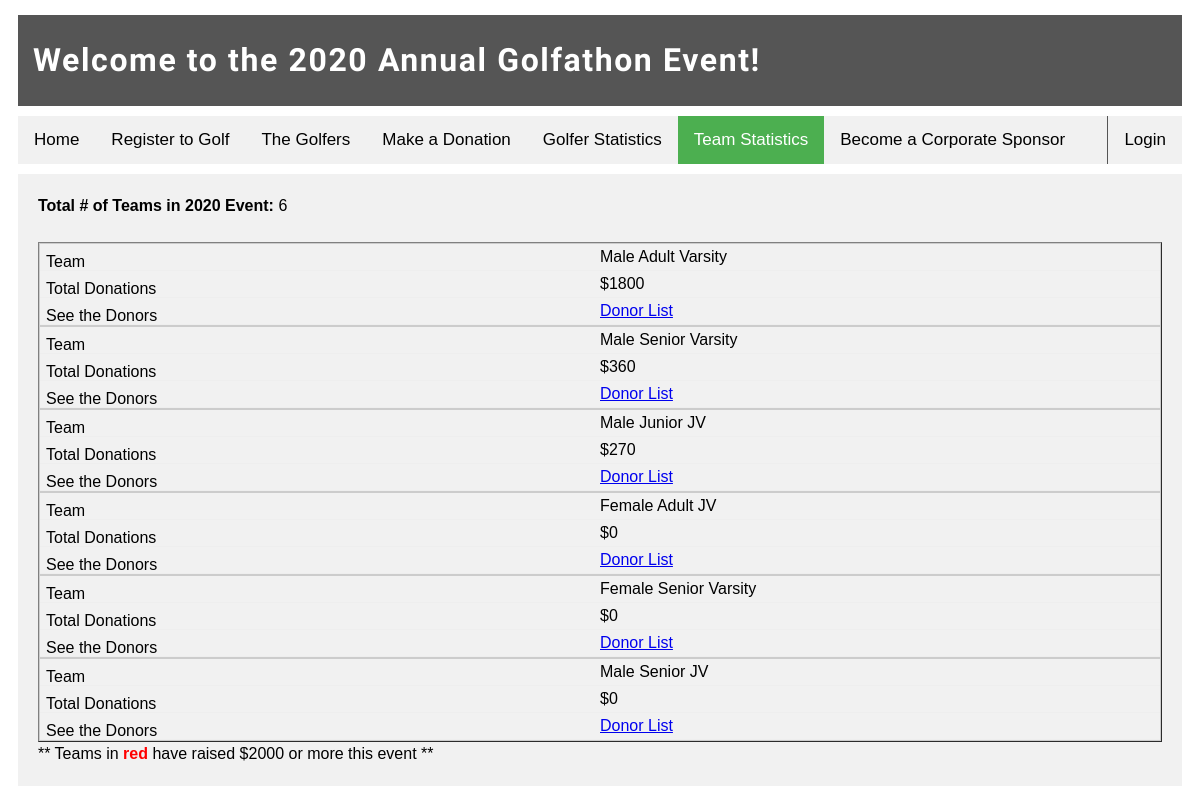
Page /root/default_site/Team_Statistics/team_statistics.php on the committed database.
### tables this page shows
CREATE TABLE `TTeamandClubs` (
  `intTeamandClubID` int(11) NOT NULL,
  `intTypeofTeamID` int(11) NOT NULL,
  `intLevelofTeamID` int(11) NOT NULL,
  `intGenderofTeamID` int(11) NOT NULL
);

CREATE TABLE `TGenders` (
  `intGenderID` int(11) NOT NULL,
  `strGender` varchar(255) NOT NULL
);

CREATE TABLE `TTypeofTeams` (
  `intTypeofTeamID` int(11) NOT NULL,
  `strTypeofTeam` varchar(255) NOT NULL
);

CREATE TABLE `TLevelofTeams` (
  `intLevelofTeamID` int(11) NOT NULL,
  `strLevelOfTeam` varchar(255) NOT NULL
);

### root/default_site/Team_Statistics/team_statistics.php (the view, shortened to what this page needs)
<?php
	include('../default_header.php');
	$sql = "SELECT COUNT(DISTINCT intTeamandClubID) AS intTotalTeams
			FROM TEventGolferTeamandClubs AS TEGT JOIN TEventGolfers AS TEG
				ON TEGT.intEventGolferID = TEG.intEventGolferID
			WHERE TEG.intEventID = $intCurrentEventID";
	if( $result = mysqli_query($conn, $sql) ){
		$row = mysqli_fetch_array($result);
		$intTotalTeams = $row["intTotalTeams"];
	} else {
		throw new Exception( "ERROR: $sql. " . mysqli_error($conn) );
	}
?>
<div class="main">
	<b> Total # of Teams in <?php echo $dteCurrentEventYear; ?> Event: </b> <?php echo $intTotalTeams; ?> <br><br>
	<?php
		$sql = "SELECT TTC.intTeamandClubID, TGE.strGender, TTT.strTypeofTeam, TLT.strLevelofTeam,SUM(IFNULL(TEGS.dblPledgePerHole*18, 0)) AS dblTotalPledges
				FROM TLevelofTeams AS TLT JOIN TTeamandClubs AS TTC
					ON TLT.intLevelofTeamID = TTC.intLevelofTeamID
				JOIN TTypeofTeams AS TTT
					ON TTT.intTypeofTeamID = TTC.intTypeofTeamID
				JOIN TGenders AS TGE
					ON TGE.intGenderID = TTC.intGenderofTeamID
				JOIN TEventGolferTeamandClubs AS TEGT
					ON TTC.intTeamandClubID = TEGT.intTeamandClubID
				JOIN TEventGolfers AS TEG
					ON TEGT.intEventGolferID = TEG.intEventGolferID
				LEFT JOIN TEventGolferSponsors AS TEGS
					ON TEG.intEventGolferID = TEGS.intEventGolferID
				GROUP BY TTC.intTeamandClubID
				ORDER BY dblTotalPledges DESC";
		if( $result = mysqli_query($conn, $sql) ){
			if( mysqli_num_rows($result) > 0 ) { ?>
				<div id="divTable">
					<table border=1>
						<tbody>
					<?php
					while( $row = mysqli_fetch_array($result) ) {
						if( $row['dblTotalPledges'] >= 2000 ) { ?>
							<tr class='highDonations'>
					<?php
						} else { ?>
							<tr>
					<?php
						} ?>
							<td> <?php echo $row['strGender'] . " " . $row['strTypeofTeam'] . " " . $row['strLevelofTeam']; ?> </td>
							<td> <?php echo "$" . $row['dblTotalPledges']; ?> </td>
							<td id="normalWeight"> <a href="team_donors.php?intTeamandClubID=<?php echo $row['intTeamandClubID']; ?>&intEventID=<?php echo $intCurrentEventID; ?>"> Donor List </a></td>
						</tr>
						</tbody>
					<?php
					} ?>
					</table>
				</div>
				<?php
			} else {
				echo "No teams this event yet. Be the first to join!";
			}
		} else {
			throw new Exception( "ERROR: $sql. " . mysqli_error($conn) );
		}
	?>
	** Teams in <text class="boldRed"> red </text> have raised $2000 or more this event **
</div>

### root/styles/home.css (style rules this page uses)
div.main { margin: 10px; padding: 20px; background-color: #f1f1f1; line-height: 1.5; }
body { font-family: Arial; }

### root/styles/responsive_table.css (style rules this page uses)
#divTable { overflow-x: auto; }
@media only screen and (max-width: 760px),
(min-device-width: 768px) and (max-device-width: 1024px) { table, thead, tbody, th, td, tr { display: block; } }
@media only screen and (max-width: 760px),
(min-device-width: 768px) and (max-device-width: 1024px) { tr { border: 1px solid #ccc; } }
@media only screen and (max-width: 760px),
(min-device-width: 768px) and (max-device-width: 1024px) { td { border: none; border-bottom: 1px solid #eee; position: relative; padding-left: 50%; } }
@media only screen and (max-width: 760px),
(min-device-width: 768px) and (max-device-width: 1024px) { td:before { position: absolute; top: 6px; left: 6px; width: 45%; padding-right: 10px; white-space: nowrap; } }
@media only screen and (max-width: 760px),
(min-device-width: 768px) and (max-device-width: 1024px) { #divTable { overflow-x: visible; } }

### root/styles/team_statistics.css (style rules this page uses)
@media only screen and (max-width: 760px),
(min-device-width: 768px) and (max-device-width: 1024px) { td:nth-of-type(1):before { content: "Team"; } }
@media only screen and (max-width: 760px),
(min-device-width: 768px) and (max-device-width: 1024px) { td:nth-of-type(2):before { content: "Total Donations"; } }
@media only screen and (max-width: 760px),
(min-device-width: 768px) and (max-device-width: 1024px) { td:nth-of-type(3):before { content: "See the Donors"; } }

### root/styles/statistics.css (style rules this page uses)
tr.highDonations > td, text.boldRed { color: red; font-weight: bold; }
td#normalWeight { font-weight: normal; }

### rows in the picture
tteamandclubs: intGenderofTeamID.strGender "Male", intTypeofTeamID.strTypeofTeam "Adult", intLevelofTeamID.strLevelOfTeam "Varsity", dblTotalPledges "1800"
tteamandclubs: intGenderofTeamID.strGender "Male", intTypeofTeamID.strTypeofTeam "Senior", intLevelofTeamID.strLevelOfTeam "Varsity", dblTotalPledges "360"
tteamandclubs: intGenderofTeamID.strGender "Male", intTypeofTeamID.strTypeofTeam "Junior", intLevelofTeamID.strLevelOfTeam "JV", dblTotalPledges "270"
tteamandclubs: intGenderofTeamID.strGender "Female", intTypeofTeamID.strTypeofTeam "Adult", intLevelofTeamID.strLevelOfTeam "JV", dblTotalPledges "0"
tteamandclubs: intGenderofTeamID.strGender "Female", intTypeofTeamID.strTypeofTeam "Senior", intLevelofTeamID.strLevelOfTeam "Varsity", dblTotalPledges "0"
tteamandclubs: intGenderofTeamID.strGender "Male", intTypeofTeamID.strTypeofTeam "Senior", intLevelofTeamID.strLevelOfTeam "JV", dblTotalPledges "0"

### other values in the picture
$dteCurrentEventYear "2020"
$intTotalTeams "6"
